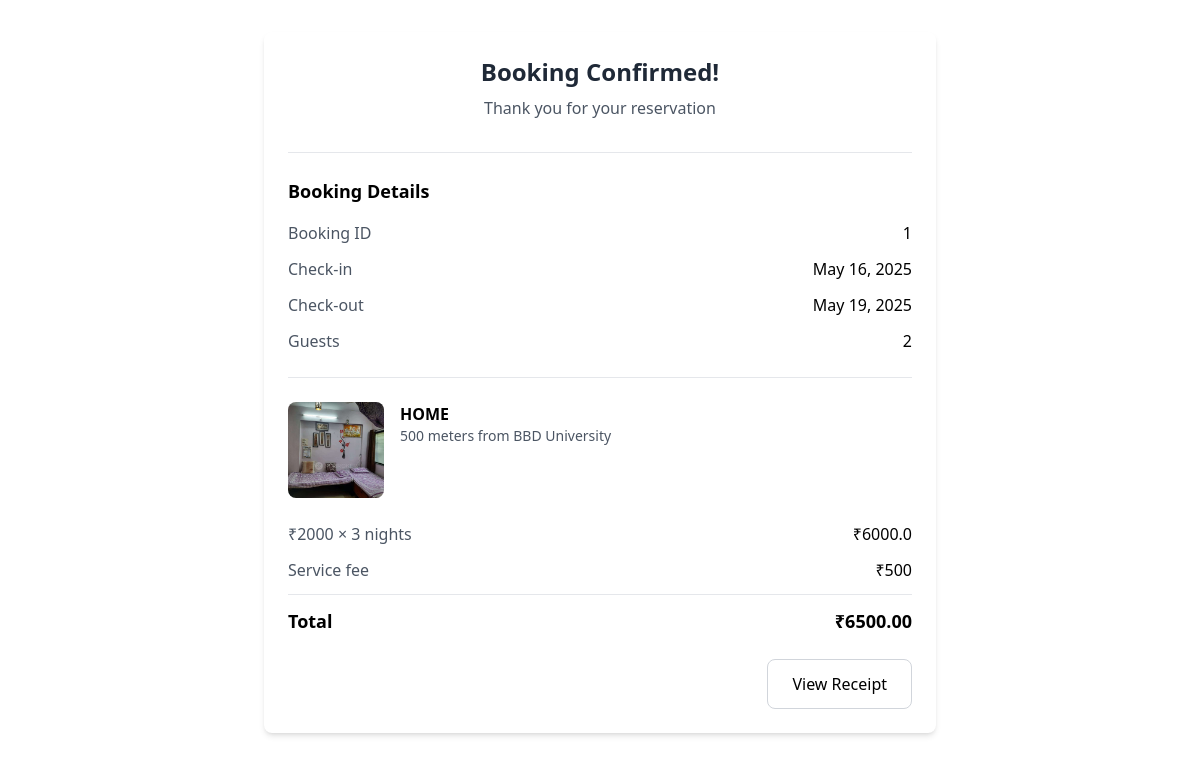
The page /booking/confirmation/1/ (signed in) on the database its author committed.
### location/models.py (models this page shows, shortened)
class Booking(models.Model):
    STATUS_CHOICES = (
        ('pending', 'Pending'),
        ('confirmed', 'Confirmed'),
        ('cancelled', 'Cancelled'),
        ('completed', 'Completed'),
    )
    location = models.ForeignKey(Location, on_delete=models.CASCADE, related_name='bookings')
    user = models.ForeignKey(User, on_delete=models.CASCADE)
    check_in = models.DateField()
    check_out = models.DateField()
    guests = models.IntegerField()
    total_price = models.DecimalField(max_digits=10, decimal_places=2)
    status = models.CharField(max_length=20, choices=STATUS_CHOICES, default='pending')
    created_at = models.DateTimeField(auto_now_add=True)
    updated_at = models.DateTimeField(auto_now=True)
    class Meta:
        ordering = ['-created_at']

class Location(models.Model):
    name = models.CharField(max_length=50)
    description = models.TextField()
    rent = models.IntegerField()
    distance = models.IntegerField()
    location = models.CharField(max_length=50)
    image = models.ImageField(upload_to='products/')
    facilities = models.TextField()
    host = models.ForeignKey('authentication.Host', on_delete=models.CASCADE, related_name='properties')
    created_at = models.DateTimeField(auto_now_add=True)
    updated_at = models.DateTimeField(auto_now=True)
    latitude = models.DecimalField(max_digits=9, decimal_places=6, null=True, blank=True)
    longitude = models.DecimalField(max_digits=9, decimal_places=6, null=True, blank=True)

### location/views.py (the view)
# urls.py: path('booking/confirmation/<int:booking_id>/', booking_confirmation, name='booking_confirmation'),
@login_required
def booking_confirmation(request, booking_id):
    booking = get_object_or_404(Booking, id=booking_id, user=request.user)
    context = {
        'booking': booking,
        'location': booking.location,
        'nights': (booking.check_out - booking.check_in).days,
    }
    return render(request, 'booking_confirmation.html', context)

### location/templatetags/custom_filters.py (called while the page is built)
@register.filter(name='multiply')
def multiply(value, arg):
    try:
        return float(value) * float(arg)
    except (ValueError, TypeError):
        return 0

### templates/booking_confirmation.html (shortened to what this page needs)
{% extends 'layout.html' %}
{% load custom_filters %}
{% block content %}
<main class="container mx-auto px-4 py-8">
    <div class="max-w-2xl mx-auto">
        <div class="bg-white rounded-lg shadow-md p-6">
            <div class="text-center mb-8">
                <h1 class="text-2xl font-bold text-gray-800 mb-2">Booking Confirmed!</h1>
                <p class="text-gray-600">Thank you for your reservation</p>
            </div>
            <div class="border-t border-b py-6 mb-6">
                <h2 class="font-semibold text-lg mb-4">Booking Details</h2>
                <div class="space-y-3">
                    <div class="flex justify-between">
                        <span class="text-gray-600">Booking ID</span>
                        <span class="font-medium">{{ booking.id }}</span>
                    </div>
                    <div class="flex justify-between">
                        <span class="text-gray-600">Check-in</span>
                        <span class="font-medium">{{ booking.check_in|date:"M d, Y" }}</span>
                    </div>
                    <div class="flex justify-between">
                        <span class="text-gray-600">Check-out</span>
                        <span class="font-medium">{{ booking.check_out|date:"M d, Y" }}</span>
                    </div>
                    <div class="flex justify-between">
                        <span class="text-gray-600">Guests</span>
                        <span class="font-medium">{{ booking.guests }}</span>
                    </div>
                </div>
            </div>
            <div class="flex gap-4 mb-6">
                <img src="{{ location.image.url }}" alt="{{ location.name }}"
                    class="w-24 h-24 rounded-lg object-cover">
                <div>
                    <h3 class="font-semibold">{{ location.name }}</h3>
                    <p class="text-gray-600 text-sm">{{ location.location }}</p>
                </div>
            </div>
            <div class="space-y-3 mb-6">
                <div class="flex justify-between">
                    <span class="text-gray-600">₹{{ location.rent }} × {{ nights }} nights</span>
                    <span>₹{{ location.rent|multiply:nights }}</span>
                </div>
                <div class="flex justify-between">
                    <span class="text-gray-600">Service fee</span>
                    <span>₹500</span>
                </div>
                <div class="flex justify-between font-semibold text-lg pt-3 border-t">
                    <span>Total</span>
                    <span>₹{{ booking.total_price }}</span>
                </div>
            </div>
            <div class="flex gap-4">
                <a href="{% url 'browse' %}"
                    class="flex-1 px-6 py-3 bg-primary text-white text-center rounded-lg hover:bg-blue-600 transition">
                </a>
                <a href="#"
                    class="px-6 py-3 border border-gray-300 rounded-lg hover:bg-gray-50 transition">
                    View Receipt
                </a>
            </div>
        </div>
    </div>
</main>
{% endblock %}

### rows shown on the page
Booking: id "1", check_in "May 16, 2025", check_out "May 19, 2025", guests "2", total_price "6500.00"
Location: image (picture), name "HOME", location "500 meters from BBD University", rent "2000", rent|multiply "6000.0"

### other values the page prints
{{ nights }} "3"
